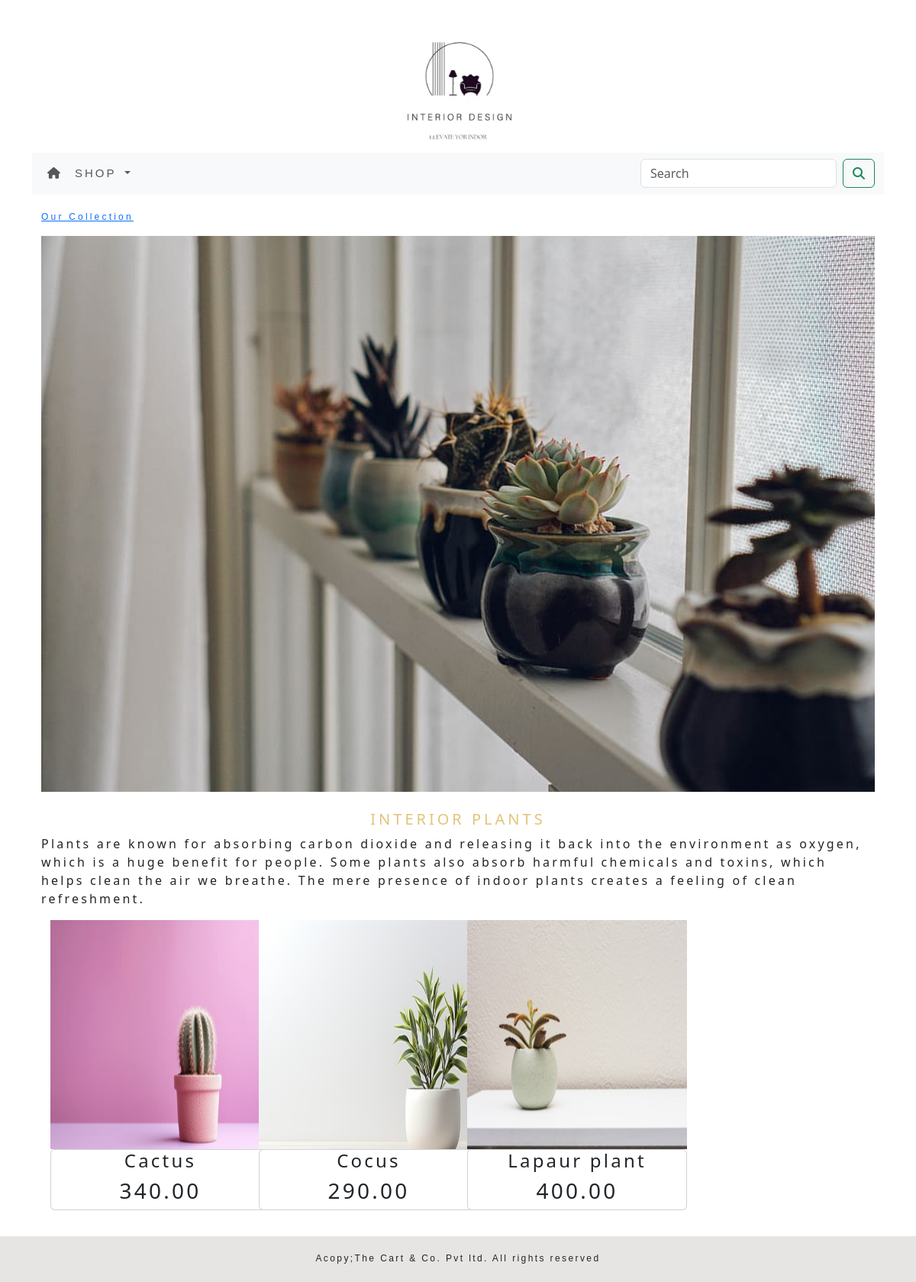
The app's page /ecommerce/interior-plants/ with its own data.
### ecommerceapp/models.py (models this page shows, shortened)
class Category(models.Model):
    name = models.CharField(max_length=250, unique=True)
    slug = models.SlugField(max_length=250, unique=True)
    description = models.TextField(blank=True)
    image = models.ImageField(upload_to='category', blank=True)
    class Meta:
        ordering = ('name',)
        verbose_name = 'category'
        verbose_name_plural = 'categories'
    def get_url(self):
        return reverse('ecommerceapp:products_by_category',args=[self.slug])

class Product(models.Model):
    name = models.CharField(max_length=250, unique=True)
    slug = models.SlugField(max_length=250, unique=True)
    description = models.TextField(blank=True)
    price = models.DecimalField(max_digits=10, decimal_places=2)
    category = models.ForeignKey(Category, on_delete=models.CASCADE)
    image = models.ImageField(upload_to='product', blank=True)
    stock = models.IntegerField()
    available = models.BooleanField(default=True)
    created = models.DateTimeField(auto_now_add=True)
    updated = models.DateTimeField(auto_now=True)
    def get_url(self):
        return reverse('ecommerceapp:productcategorydetail',args=[self.category.slug,self.slug])
    class Meta:
        ordering = ('name',)
        verbose_name = 'product'
        verbose_name_plural = 'products'

### ecommerceapp/views.py (the view)
# urls.py: path('',views.allcategories,name='allcategories'),
def allcategories(request, c_slug=None):
    c_page = None
    products_list = None
    if c_slug != None:
        c_page = get_object_or_404(Category, slug=c_slug)
        products_list = Product.objects.all().filter(category=c_page, available=True)
    else:
        products_list = Product.objects.all().filter(available=True)
    paginator = Paginator(products_list, 6)
    try:
        page = int(request.GET.get('page', '1'))
    except:
        page = 1
    try:
        products = paginator.page(page)
    except (EmptyPage, InvalidPage):
        products = paginator.page(paginator.num_pages)
    return render(request, "category.html", {'category': c_page, 'products': products})

### cart/context_processors.py (called while the page is built)
def counter(request):
    item_count=0
    if 'admin' in request.path:
        return {}
    else:
        try:
            cart=Cart.objects.filter(cart_id=_cart_id_(request))
            cart_item=Cart_items.objects.all().filter(cart=cart[:1])
            for cart_item in cart_item:
                item_count += cart_item.quantity
        except Cart.DoesNotExist:
            item_count = 0
    return dict(item_count=item_count)

### cart/views.py (called while the page is built)
def _cart_id_(request):
    cart = request.session.session_key
    if not cart:
        cart = request.session.create()
    return cart

### ecommerceapp/context_processors.py (called while the page is built)
def menu_links(request):
    links = Category.objects.all()
    return dict(links=links)

### templates/category.html (shortened to what this page needs)
{% extends 'base.html' %}
{% load static %}
{% block content %}
    {% if category %}
<div class="container">
    <div xmlns="http://www.w3.org/1999/html">
                <div>
                    <div class="row my_row">
                        <div class="mx_auto">
                            <p>
                                <a href="{% url  'ecommerceapp:allcategories' %}">Our Collection</a>
                            </p>
                        </div>
                    </div>
                </div>
    </div>
        {% endif %}
    <div class="mx_auto">
            {% if category %}
            <div>
                    <center><img class="my_image" src="{{category.image.url}}" alt="{{category.name}}" width="1250px" height="700px"></center>
            </div>
    </div>
    <br>
    <div>
        <h1 class="text-center my_title">{{category.name}}</h1>
        <p class="text-justify">{{category.description}}</p>
    </div>
        {% endif %}<center>
<div>
    <div class="row mx-auto">
        {% for product in products.object_list %}
        <div class="my_bottom_margin col-9 col-sm-12 col-md-3 xol-lg-3">
            <div class="text-center" style="min-width:18rem;">
                <div class="col-md-12">
                <a href="{{product.get_url}}"><img class="card-img-top my_img" src="{{product.image.url}}" alt="{{product.name}}"width="1000" height="300"> </a>
                </div>
                <div class="card body">
                    <h4>{{product.name}}</h4>
                    <h3>{{product.price}}</h3>
                </div>
            </div>
        </div>
        {% endfor %}
    </div>
    <br>
</div></center>
    </div>
{% endblock %}

### static/css/custom.css (style rules this page uses)
body { font-family: 'Montserrat', sans-serif; letter-spacing : .2em; font-size : 15px; }
.my_row { padding-top:20px; font-size:12px; font-family: 'Montserrat', sans-serif; }
.my_row .mx_auto { color:#e08d39; font-size:12px; }
.my_image { width:100%; height:auto; }
.my_title { font-size:20px; color:#e3c37b; text-transform :uppercase; letter-spacing : .2em; }
.my_bottom_margin { margin-bottom:10px; }

### records on screen
Category: image (picture), name "INTERIOR PLANTS", description "Plants are known for absorbing carbon dioxide and releasing it back into the environment as oxygen, which is a huge benefit for people. Some plants also absorb harmful chemicals and toxins, which helps clean the air we breathe. The mere presence of indoor plants creates a feeling of clean refreshment."
Product: image (picture), name "Cactus", price "340.00"
Product: image (picture), name "Cocus", price "290.00"
Product: image (picture), name "Lapaur plant", price "400.00"
